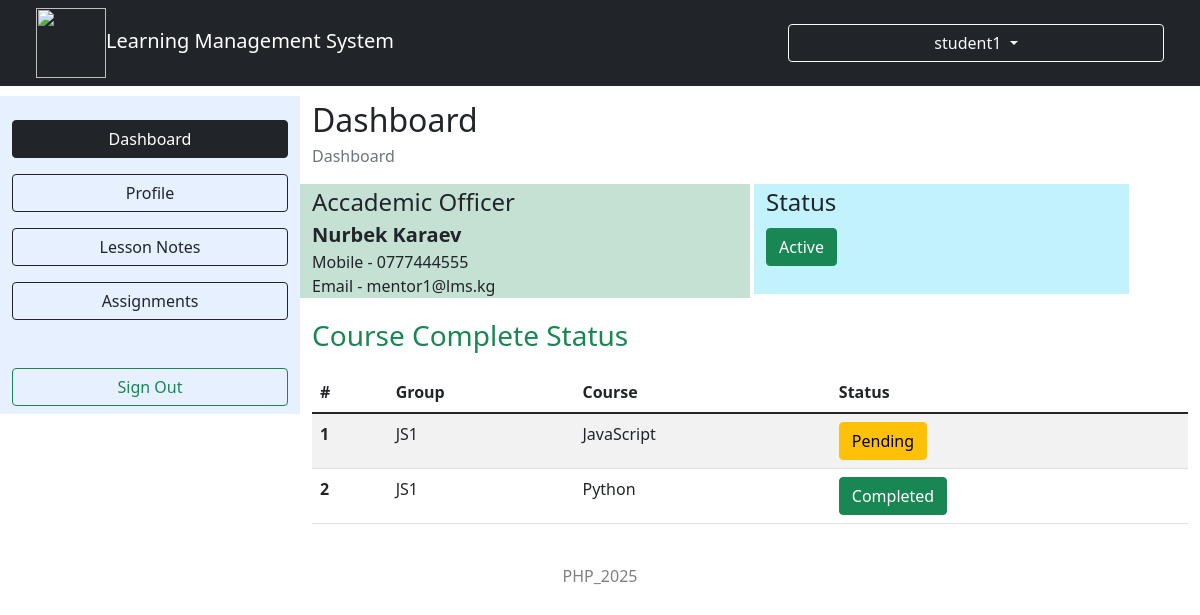
Screenshot of /Online_LMS/StudentDash.php (signed in) with the database file from the repository.
### tables this page shows
CREATE TABLE `user_has_group` (
  `user_username` VARCHAR(100) NOT NULL,
  `group_id` INT NOT NULL,
  `expire_date` DATE DEFAULT NULL,
  PRIMARY KEY (`user_username`,`group_id`),
  CONSTRAINT `fk_uhg_user` FOREIGN KEY (`user_username`) REFERENCES `user`(`username`) ON DELETE CASCADE ON UPDATE CASCADE,
  CONSTRAINT `fk_uhg_group` FOREIGN KEY (`group_id`) REFERENCES `group`(`id`) ON DELETE CASCADE ON UPDATE CASCADE
);

CREATE TABLE `user` (
  `username` VARCHAR(100) NOT NULL,
  `first_name` VARCHAR(100) NOT NULL,
  `last_name` VARCHAR(100) NOT NULL,
  `mobile` VARCHAR(20) NOT NULL,
  `email` VARCHAR(100) NOT NULL,
  `address_1` VARCHAR(255) DEFAULT NULL,
  `address_2` VARCHAR(255) DEFAULT NULL,
  `city_id` INT DEFAULT NULL,
  `password` VARCHAR(255) NOT NULL,
  `user_type_id` INT NOT NULL,
  `status_id` INT NOT NULL,
  `gender_id` INT NOT NULL,
  PRIMARY KEY (`username`),
  CONSTRAINT `fk_user_city` FOREIGN KEY (`city_id`) REFERENCES `city`(`id`) ON UPDATE CASCADE,
  CONSTRAINT `fk_user_type` FOREIGN KEY (`user_type_id`) REFERENCES `user_type`(`id`) ON UPDATE CASCADE,
  CONSTRAINT `fk_user_status` FOREIGN KEY (`status_id`) REFERENCES `status`(`id`) ON UPDATE CASCADE,
  CONSTRAINT `fk_user_gender` FOREIGN KEY (`gender_id`) REFERENCES `gender`(`id`) ON UPDATE CASCADE
);

CREATE TABLE `group` (
  `id` INT NOT NULL AUTO_INCREMENT,
  `name` VARCHAR(100) NOT NULL,
  PRIMARY KEY (`id`)
);

CREATE TABLE `course` (
  `id` INT NOT NULL AUTO_INCREMENT,
  `name` VARCHAR(100) NOT NULL,
  PRIMARY KEY (`id`)
);

### Online_LMS/StudentDash.php (the view, shortened to what this page needs)
<!DOCTYPE html>
<html lang="en">
<head>
  <link rel="stylesheet" href="bootstrap.css" />
  <link rel="stylesheet" href="style.css" />
</head>
<body>
  <div class="container-fluid">
    <div class="row">
      <nav class="navbar navbar-light navbar-expand-lg bg-dark fixed-top">
        <div class="container-fluid">
          <div class="col-4">
            <a href="#" class="navbar-brand text-white"><img src="system.png" class="icon2" />Learning Management System</a>
          </div>
          <div class="btn-group col-lg-4 col-3">
            <button type="button" class="btn btn-outline-light dropdown-toggle" data-bs-toggle="dropdown" aria-haspopup="true" aria-expanded="false">
              <label class="fs-6"><?php echo ($_SESSION["u"]) ?></label>
            </button>
          </div>
        </div>
      </nav>
      <div class="col-4 col-lg-3 mt-5">
        <div class="row bg-primary bg-opacity-10 mt-5">
          <div class="col-12 mt-4">
            <form action="StudentDash.php">
              <button class="btn btn-outline-dark col-12 active" type="submit">Dashboard</button>
            </form>
          </div>
          <div class="col-12 mt-3">
            <form action="ProfileStu.php">
              <button class="btn btn-outline-dark col-12" type="submit">Profile</button>
            </form>
          </div>
          <div class="col-12 mt-3">
            <form action="NoteView.php">
              <button class="btn btn-outline-dark col-12" type="submit">Lesson Notes</button>
            </form>
          </div>
          <div class="col-12 mt-3">
            <form action="UploadAssignment.php">
              <button class="btn btn-outline-dark col-12" type="submit">Assignments</button>
            </form>
          </div>
          <div class="col-12 mt-5 mb-2">
            <form action="SignOut.php">
              <button class="btn btn-outline-success col-12" type="submit">Sign Out</button>
            </form>
          </div>
        </div>
      </div>
      <div class="col-8 col-lg-9 mt-5">
        <div class="row">
          <div class="">
            <label class="fs-2">Dashboard</label>
          </div>
          <div class="">
            <label class="fs-6 text-secondary">Dashboard</label>
          </div>
          <div class="col-12">
            <div class="row">
              <div class="col-12 col-lg-6 bg-success bg-opacity-25 mt-3">
                <label class="fs-4">Accademic Officer</label>
                <?php
                $connection = new mysqli("localhost", "root", "", "online_lms");
                $table = $connection->query("SELECT * FROM `user_has_group` WHERE `user_username`='" . $_SESSION["u"] . "'");
                if ($table->num_rows) {
                  $row = $table->fetch_assoc();
                  $group = $row["group_id"];
                  $table2 = $connection->query("SELECT * FROM `user_has_group` INNER JOIN `user` ON
                  `user_has_group`.`user_username`=`user`.`username` WHERE `user_has_group`.`group_id`='" . $group . "'
                  AND `user`.`user_type_id`='4'");
                  if ($table2->num_rows) {
                    for ($i = 0; $i < $table2->num_rows; $i++) {
                      $row2 = $table2->fetch_assoc();
                ?>
                      <div class="row">
                        <div><label class="fs-5 fw-bold"><?php echo ($row2["first_name"] . " " . $row2["last_name"]) ?></label></div>
                        <div><label>Mobile - <?php echo ($row2["mobile"]) ?></label></div>
                        <div><label>Email - <?php echo ($row2["email"]) ?></label></div>
                      </div>
                <?php
                    }
                  }
                }
                ?>
              </div>
              <div class="col-12 col-lg-5 bg-info m-1 bg-opacity-25 mt-3">
                <label class="fs-4">Status</label>
                <?php
                $table = $connection->query("SELECT * FROM `user_has_group` WHERE `user_username`='" . $_SESSION["u"] . "'");
                if ($table->num_rows) {
                  $row = $table->fetch_assoc();
                  $group = $row["group_id"];
                  $table3 = $connection->query("SELECT * FROM `payment` WHERE `user_has_group_user_username`='" . $_SESSION["u"] . "'
                  AND `user_has_group_group_id`='" . $group . "'");
                  if ($table3->num_rows) {
                    for ($i = 0; $i < $table3->num_rows; $i++) {
                ?>
                      <div class="row">
                        <div><label class="btn btn-success fs-6 mt-2 mb-3">Active</label></div>
                      </div>
                    <?php
                    }
                  }
                }
                ?>
              </div>
              <div class="col-12 mt-3">
                <label class="fs-3 text-success">Course Complete Status</label>
              </div>
              <div class="mt-3">
                <table class="table table-striped">
                  <thead>
                    <tr>
                      <th scope="col">#</th>
                      <th scope="col">Group</th>
                      <th scope="col">Course</th>
                      <th scope="col">Status</th>
                    </tr>
                  </thead>
                  <tbody>
                    <?php
                    $table = $connection->query("SELECT * FROM `user_has_group` WHERE `user_username`='" . $_SESSION["u"] . "'");
                    if ($table->num_rows) {
                      $row = $table->fetch_assoc();
                      $group = $row["group_id"];
                      $table4 = $connection->query("SELECT * FROM `user_has_group_has_course` WHERE `user_username`='" . $_SESSION["u"] . "'
                    AND `group_has_course_group_id`='" . $group . "'");
                      if ($table4->num_rows) {
                        for ($i = 0; $i < $table4->num_rows; $i++) {
                          $row4 = $table4->fetch_assoc();
                          $courseId = $row4["group_has_course_course_id"];
                          $groupId = $row4["group_has_course_group_id"];
                          $table5 = $connection->query("SELECT * FROM `course` WHERE `id`='" . $courseId . "'");
                          $row5 = $table5->fetch_assoc();
                          $course = $row5["name"];
                          $table6 = $connection->query("SELECT * FROM `group` WHERE `id`='" . $groupId . "'");
                          $row6 = $table6->fetch_assoc();
                          $group = $row6["name"];
                    ?>
                          <tr>
                            <th scope="row"><?php echo ($i + 1) ?></th>
                            <td><?php echo ($group) ?></td>
                            <td><?php echo ($course) ?></td>
                            <?php
                            if ($row4["complete_status_id"] == "1") {
                            ?>
                              <td><label class="btn btn-success">Completed</label></td>
                            <?php
                            } else if ($row4["complete_status_id"] == "2") {
                            ?>
                              <td><label class="btn btn-warning">Pending</label></td>
                            <?php
                            }
                            ?>
                          </tr>
                    <?php
                        }
                      }
                    }
                    ?>
                  </tbody>
                </table>
              </div>
            </div>
          </div>
        </div>
      </div>
    </div>
    <div class="col-12 text-center text-black-50 mt-4 mb-2">
      <label>PHP_2025</label>
    </div>
  </div>
</body>
</html>

### Online_LMS/style.css (style rules this page uses)
.icon2 { width: 70px; height: 70px; }

### rows the page displays
user_has_group: user_username.first_name "Nurbek", user_username.last_name "Karaev", user_username.mobile "0777444555", user_username.email "mentor1@lms.kg"
group: name "JS1", course.name "JavaScript", shows "Pending", course.name "Python", shows "Completed"

### other values shown
$_SESSION["u"] "student1"
